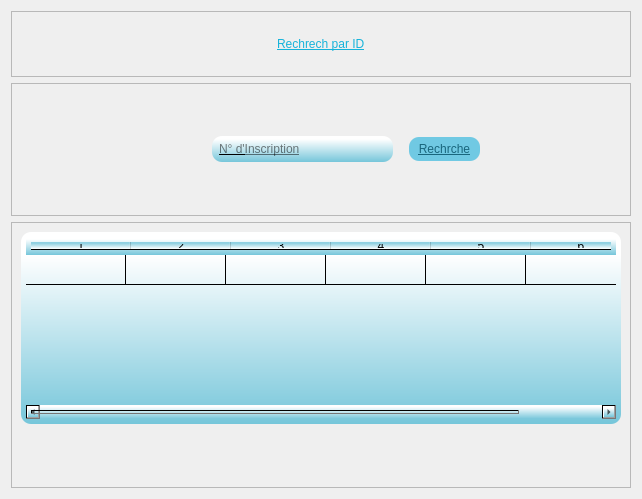
<?xml version="1.0" encoding="UTF-8"?>
<ui version="4.0">
 <class>Dialog</class>
 <widget class="QDialog" name="Dialog">
  <property name="geometry">
   <rect>
    <x>0</x>
    <y>0</y>
    <width>642</width>
    <height>499</height>
   </rect>
  </property>
  <property name="windowTitle">
   <string>Dialog</string>
  </property>
  <property name="styleSheet">
   <string notr="true">background-image: url(:/background/b.png);</string>
  </property>
  <layout class="QVBoxLayout" name="verticalLayout" stretch="1,2,4">
   <item>
    <widget class="QFrame" name="frame">
     <property name="frameShape">
      <enum>QFrame::StyledPanel</enum>
     </property>
     <property name="frameShadow">
      <enum>QFrame::Raised</enum>
     </property>
     <layout class="QHBoxLayout" name="horizontalLayout">
      <item alignment="Qt::AlignHCenter">
       <widget class="QLabel" name="label">
        <property name="styleSheet">
         <string notr="true">font: 18pt &quot;Bauhaus 93&quot;;
text-decoration: underline;
color: qlineargradient(spread:pad, x1:1, y1:1, x2:1, y2:0.12, stop:0 rgba(22, 179, 218, 255), stop:1 rgba(255, 255, 255, 255));</string>
        </property>
        <property name="text">
         <string>Rechrech par ID</string>
        </property>
       </widget>
      </item>
     </layout>
    </widget>
   </item>
   <item>
    <widget class="QFrame" name="frame_2">
     <property name="frameShape">
      <enum>QFrame::StyledPanel</enum>
     </property>
     <property name="frameShadow">
      <enum>QFrame::Raised</enum>
     </property>
     <layout class="QHBoxLayout" name="horizontalLayout_2" stretch="2,1">
      <property name="leftMargin">
       <number>200</number>
      </property>
      <property name="rightMargin">
       <number>140</number>
      </property>
      <item>
       <widget class="QLineEdit" name="lineEdit">
        <property name="styleSheet">
         <string notr="true">font: bold 12px/25px Arial, sans-serif;  
border-radius: 10px;
color: rgb(0, 0, 0);

background-color: qlineargradient(spread:pad, x1:1, y1:1, x2:1, y2:0.12, stop:0 rgba(118, 198, 218, 255), stop:1 rgba(255, 255, 255, 255));

padding:5;
font: 11pt &quot;Malgun Gothic&quot;;
text-decoration: underline;</string>
        </property>
        <property name="inputMask">
         <string>99999999</string>
        </property>
        <property name="placeholderText">
         <string>N° d'Inscription</string>
        </property>
       </widget>
      </item>
      <item>
       <widget class="QPushButton" name="pushButton">
        <property name="cursor">
         <cursorShape>PointingHandCursor</cursorShape>
        </property>
        <property name="styleSheet">
         <string notr="true">  margin: 10px;
font: bold 12px/25px Arial, sans-serif;  
border-radius: 10px;
color: #19667d;
background: #70c9e3;
padding:5;
font: 14pt &quot;Impact&quot;;
text-decoration: underline;</string>
        </property>
        <property name="text">
         <string>Rechrche</string>
        </property>
       </widget>
      </item>
     </layout>
    </widget>
   </item>
   <item>
    <widget class="QFrame" name="frame_3">
     <property name="frameShape">
      <enum>QFrame::StyledPanel</enum>
     </property>
     <property name="frameShadow">
      <enum>QFrame::Raised</enum>
     </property>
     <layout class="QHBoxLayout" name="horizontalLayout_3">
      <item alignment="Qt::AlignTop">
       <widget class="QTableWidget" name="tableWidget">
        <property name="styleSheet">
         <string notr="true">font: bold 12px/25px Arial, sans-serif;  
border-radius: 10px;
color: rgb(0, 0, 0);

background-color: qlineargradient(spread:pad, x1:1, y1:1, x2:1, y2:0.12, stop:0 rgba(118, 198, 218, 255), stop:1 rgba(255, 255, 255, 255));

padding:5;
font: 11pt &quot;Malgun Gothic&quot;;
text-decoration: underline;</string>
        </property>
        <property name="verticalScrollMode">
         <enum>QAbstractItemView::ScrollPerPixel</enum>
        </property>
        <property name="horizontalScrollMode">
         <enum>QAbstractItemView::ScrollPerPixel</enum>
        </property>
        <property name="rowCount">
         <number>1</number>
        </property>
        <property name="columnCount">
         <number>7</number>
        </property>
        <attribute name="verticalHeaderVisible">
         <bool>false</bool>
        </attribute>
        <row/>
        <column/>
        <column/>
        <column/>
        <column/>
        <column/>
        <column/>
        <column/>
        <item row="0" column="0">
         <property name="text">
          <string/>
         </property>
        </item>
       </widget>
      </item>
     </layout>
    </widget>
   </item>
  </layout>
 </widget>
 <resources>
  <include location="../../../images/test.qrc"/>
 </resources>
 <connections/>
</ui>
